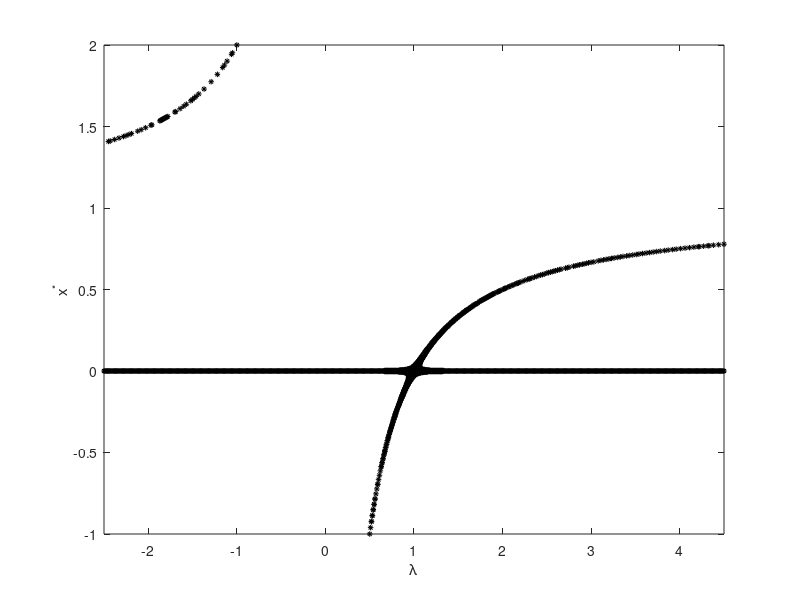

Source code (MATLAB):
function logistic_fixed_point_numerical
clf
x = linspace(-1,2,1000);
dx = x(2) - x(1);
for lambda = -2.5:.01:4.5
y = lambda.*x.*(1-x);
i = find(abs(y-x) < 1e-3);
plot(lambda,x(i),'k*','MarkerSize',4), hold on
end
axis([-2.5 4.5 -1 2])
xlabel('\lambda')
ylabel('x^*')
filename = sprintf('logistic_fixed_point_numerical.png')
print(filename,'-dpng')
end